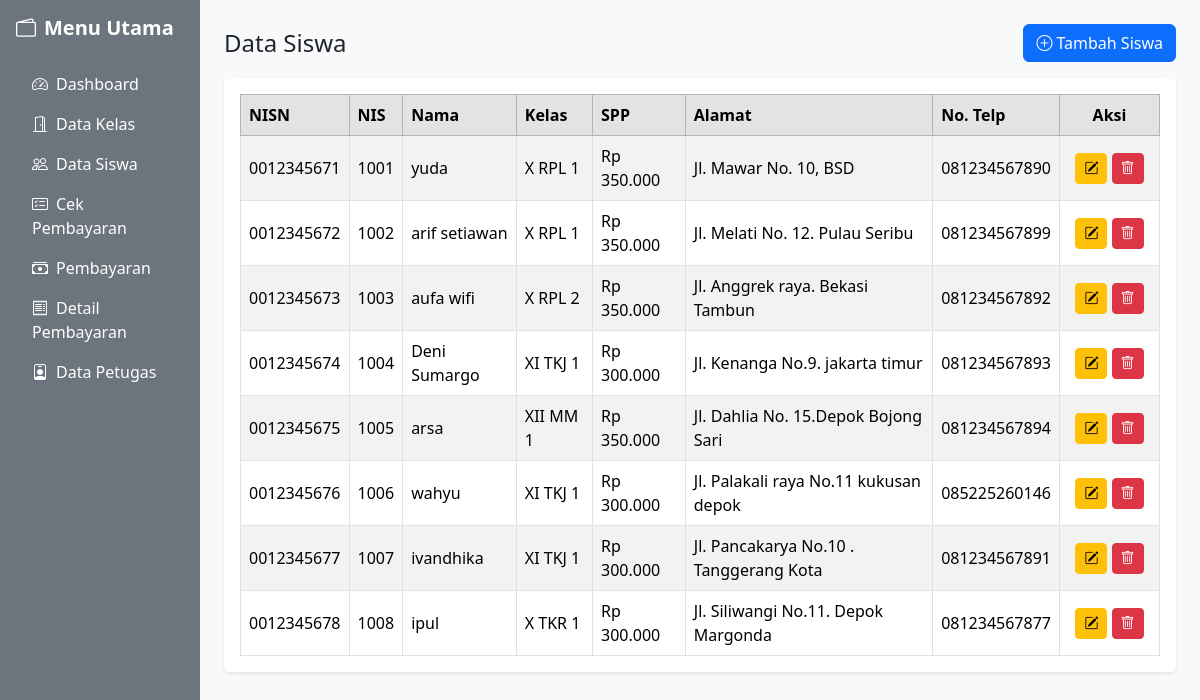
Page /data_siswa.php on the committed database.
### tables this page shows
CREATE TABLE `siswa` (
  `nisn` char(10) NOT NULL,
  `nis` char(8) NOT NULL,
  `nama` varchar(35) NOT NULL,
  `id_kelas` int(11) NOT NULL,
  `alamat` text NOT NULL,
  `no_telp` varchar(13) NOT NULL,
  `id_spp` int(11) NOT NULL
);

CREATE TABLE `kelas` (
  `id_kelas` int(11) NOT NULL,
  `nama_kelas` varchar(10) NOT NULL,
  `kompetensi_keahlian` varchar(50) NOT NULL
);

CREATE TABLE `spp` (
  `id_spp` int(11) NOT NULL,
  `tahun` int(11) NOT NULL,
  `nominal` int(11) NOT NULL
);

### data_siswa.php (the view, shortened to what this page needs)
<?php
include 'header.php';
include 'sidebar.php';
$data_siswa = [];
$query = mysqli_query($koneksi, "SELECT siswa.*, kelas.nama_kelas, spp.nominal, spp.tahun
                                 FROM siswa
                                 JOIN kelas ON siswa.id_kelas = kelas.id_kelas
                                 JOIN spp ON siswa.id_spp = spp.id_spp");
while ($row = mysqli_fetch_array($query)) {
    $data_siswa[] = $row;
}
?>
<div class="col-md-10 p-4">
    <div class="d-flex justify-content-between align-items-center mb-3">
        <h4 class="m-0">Data Siswa</h4>
        <button class="btn btn-primary" data-bs-toggle="modal" data-bs-target="#modalTambahSiswa">
            <i class="bi bi-plus-circle me-1"></i>Tambah Siswa
        </button>
    </div>
    <div class="table-responsive bg-white p-3 shadow-sm rounded">
        <table class="table table-bordered table-striped align-middle m-0">
            <thead class="table-secondary">
                <tr>
                    <th>NISN</th>
                    <th>NIS</th>
                    <th>Nama</th>
                    <th>Kelas</th>
                    <th>SPP</th>
                    <th>Alamat</th>
                    <th>No. Telp</th>
                    <th class="text-center" style="width: 100px;">Aksi</th>
                </tr>
            </thead>
            <tbody>
                <?php foreach ($data_siswa as $d) { ?>
                <tr>
                    <td><?= $d['nisn']; ?></td>
                    <td><?= $d['nis']; ?></td>
                    <td><?= $d['nama']; ?></td>
                    <td><?= $d['nama_kelas']; ?></td>
                    <td>Rp <?= number_format($d['nominal'], 0, ',', '.'); ?></td>
                    <td><?= $d['alamat']; ?></td>
                    <td><?= $d['no_telp']; ?></td>
                    <td class="text-center text-nowrap">
                        <button class="btn btn-warning btn-sm p-1 px-2" data-bs-toggle="modal" data-bs-target="#modalEditSiswa<?= $d['nisn']; ?>" title="Edit">
                            <i class="bi bi-pencil-square"></i>
                        </button>
                        <a href="data_siswa.php?hapus=<?= $d['nisn']; ?>" class="btn btn-danger btn-sm p-1 px-2" onclick="return confirm('Hapus siswa ini?')" title="Hapus">
                            <i class="bi bi-trash"></i>
                        </a>
                    </td>
                </tr>
                <?php } ?>
            </tbody>
        </table>
    </div>
</div>
<?php include 'footer.php'; ?>

### rows in the picture
siswa: nisn "0012345671", nis "1001", nama "yuda", id_kelas.nama_kelas "X RPL 1", id_spp.nominal "350.000", alamat "Jl. Mawar No. 10, BSD", no_telp "081234567890"
siswa: nisn "0012345672", nis "1002", nama "arif setiawan", id_kelas.nama_kelas "X RPL 1", id_spp.nominal "350.000", alamat "Jl. Melati No. 12. Pulau Seribu", no_telp "081234567899"
siswa: nisn "0012345673", nis "1003", nama "aufa wifi", id_kelas.nama_kelas "X RPL 2", id_spp.nominal "350.000", alamat "Jl. Anggrek raya. Bekasi Tambun", no_telp "081234567892"
siswa: nisn "0012345674", nis "1004", nama "Deni Sumargo", id_kelas.nama_kelas "XI TKJ 1", id_spp.nominal "300.000", alamat "Jl. Kenanga No.9. jakarta timur", no_telp "081234567893"
siswa: nisn "0012345675", nis "1005", nama "arsa", id_kelas.nama_kelas "XII MM 1", id_spp.nominal "350.000", alamat "Jl. Dahlia No. 15.Depok Bojong Sari", no_telp "081234567894"
siswa: nisn "0012345676", nis "1006", nama "wahyu", id_kelas.nama_kelas "XI TKJ 1", id_spp.nominal "300.000", alamat "Jl. Palakali raya No.11 kukusan depok", no_telp "085225260146"
siswa: nisn "0012345677", nis "1007", nama "ivandhika", id_kelas.nama_kelas "XI TKJ 1", id_spp.nominal "300.000", alamat "Jl. Pancakarya No.10 . Tanggerang Kota", no_telp "081234567891"
siswa: nisn "0012345678", nis "1008", nama "ipul", id_kelas.nama_kelas "X TKR 1", id_spp.nominal "300.000", alamat "Jl. Siliwangi No.11. Depok Margonda", no_telp "081234567877"
